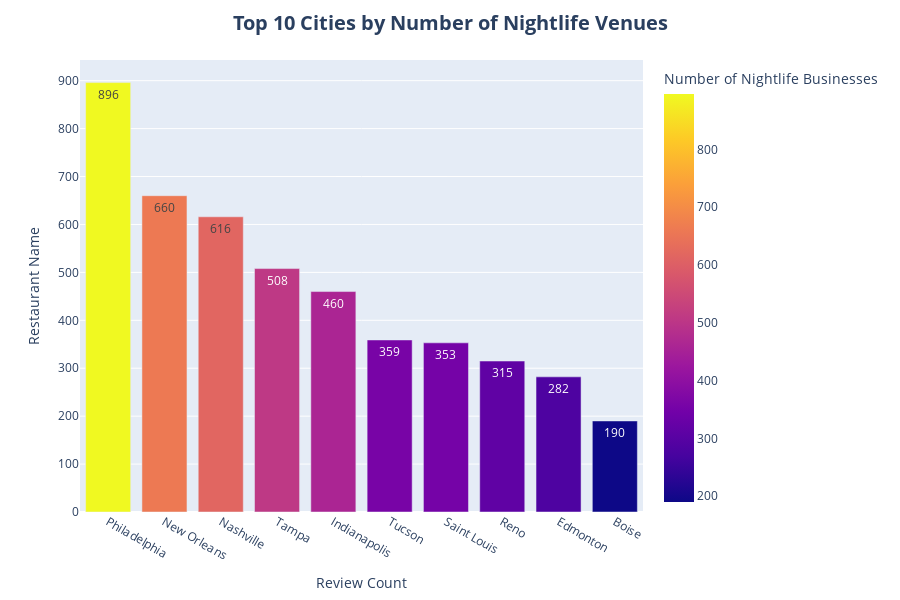

This figure's notebook cell:
### Code cell
#Nightlife Hotspots
nightlife = pd.read_sql_query(
""" 
WITH nightlife_businesses AS (
    SELECT
        business_id,
        city,
        stars
    FROM
        business
    WHERE
        categories ILIKE '%%nightlife%%' 
            AND is_open = 1
),
tip_counts AS (
    SELECT
        business_id,
        COUNT(user_id) AS num_tips 
    FROM
        tip
    GROUP BY
        business_id
)
SELECT
    nb.city,
    COUNT(DISTINCT nb.business_id) AS nightlife_business_count,
    ROUND(AVG(nb.stars)::numeric, 2) AS avg_star_rating,
    SUM(COALESCE(tc.num_tips, 0)) AS total_tips_count
FROM
    nightlife_businesses nb
LEFT JOIN
    tip_counts tc ON nb.business_id = tc.business_id
GROUP BY
    nb.city
HAVING
    COUNT(DISTINCT nb.business_id) > 50
ORDER BY
    nightlife_business_count DESC
LIMIT 10;
""",
engine
)
display(nightlife)
# Chart for number of businesses
fig1 = px.bar(nightlife.sort_values('nightlife_business_count', ascending=False),
              x='city',
              y='nightlife_business_count',
              color='nightlife_business_count',
              text='nightlife_business_count',
              color_continuous_scale='Plasma',
              labels={
                'city': 'City', 
                'nightlife_business_count': 'Number of Nightlife Businesses'
                }
                )
fig1.update_layout(
    title={
        'text': 'Top 10 Cities by Number of Nightlife Venues',
        'x': 0.5,
        'font': {'size': 20, 'weight': 'bold'}
    },
    xaxis_title='Review Count',
    yaxis_title='Restaurant Name',
    height=600
)
fig1.show()
#For rendering Plot in Github Only
fig1.write_image("screenshots/top_10_cities_by_number_of_nightlife_venues.png")
display(Image("screenshots/top_10_cities_by_number_of_nightlife_venues.png"))

### Figure 1 — Plotly figure (JSON) as saved in the notebook; plotly's stock layout.template omitted (floating-point values rounded to 4 significant figures)
{"data": [{"hovertemplate": "City=%{x}<br>Number of Nightlife Businesses=%{marker.color}<extra></extra>", "legendgroup": "", "marker": {"color": [896, 660, 616, 508, 460, 359, 353, 315, 282, 190], "coloraxis": "coloraxis", "pattern": {"shape": ""}}, "name": "", "orientation": "v", "showlegend": false, "text": [896.0, 660.0, 616.0, 508.0, 460.0, 359.0, 353.0, 315.0, 282.0, 190.0], "textposition": "auto", "type": "bar", "x": ["Philadelphia", "New Orleans", "Nashville", "Tampa", "Indianapolis", "Tucson", "Saint Louis", "Reno", "Edmonton", "Boise"], "xaxis": "x", "y": [896, 660, 616, 508, 460, 359, 353, 315, 282, 190], "yaxis": "y"}], "layout": {"barmode": "relative", "coloraxis": {"colorbar": {"title": {"text": "Number of Nightlife Businesses"}}, "colorscale": [[0, "#0d0887"], [0.1111, "#46039f"], [0.2222, "#7201a8"], [0.3333, "#9c179e"], [0.4444, "#bd3786"], [0.5556, "#d8576b"], [0.6667, "#ed7953"], [0.7778, "#fb9f3a"], [0.8889, "#fdca26"], [1, "#f0f921"]]}, "height": 600, "legend": {"tracegroupgap": 0}, "margin": {"t": 60}, "title": {"font": {"size": 20, "weight": "bold"}, "text": "Top 10 Cities by Number of Nightlife Venues", "x": 0.5}, "xaxis": {"anchor": "y", "domain": [0, 1], "title": {"text": "Review Count"}}, "yaxis": {"anchor": "x", "domain": [0, 1], "title": {"text": "Restaurant Name"}}}}
